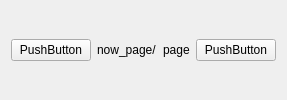
                      <widget class="QWidget" name="widget_77" native="true">
                       <property name="sizePolicy">
                        <sizepolicy hsizetype="Fixed" vsizetype="Fixed">
                         <horstretch>0</horstretch>
                         <verstretch>0</verstretch>
                        </sizepolicy>
                       </property>
                       <layout class="QHBoxLayout" name="horizontalLayout_88">
                        <item>
                         <widget class="QPushButton" name="pushButton_3">
                          <property name="text">
                           <string>PushButton</string>
                          </property>
                         </widget>
                        </item>
                        <item>
                         <widget class="QLabel" name="label_57">
                          <property name="text">
                           <string>now_page/</string>
                          </property>
                         </widget>
                        </item>
                        <item>
                         <widget class="QLabel" name="label_56">
                          <property name="text">
                           <string>page</string>
                          </property>
                         </widget>
                        </item>
                        <item>
                         <widget class="QPushButton" name="pushButton_4">
                          <property name="text">
                           <string>PushButton</string>
                          </property>
                         </widget>
                        </item>
                       </layout>
                      </widget>
